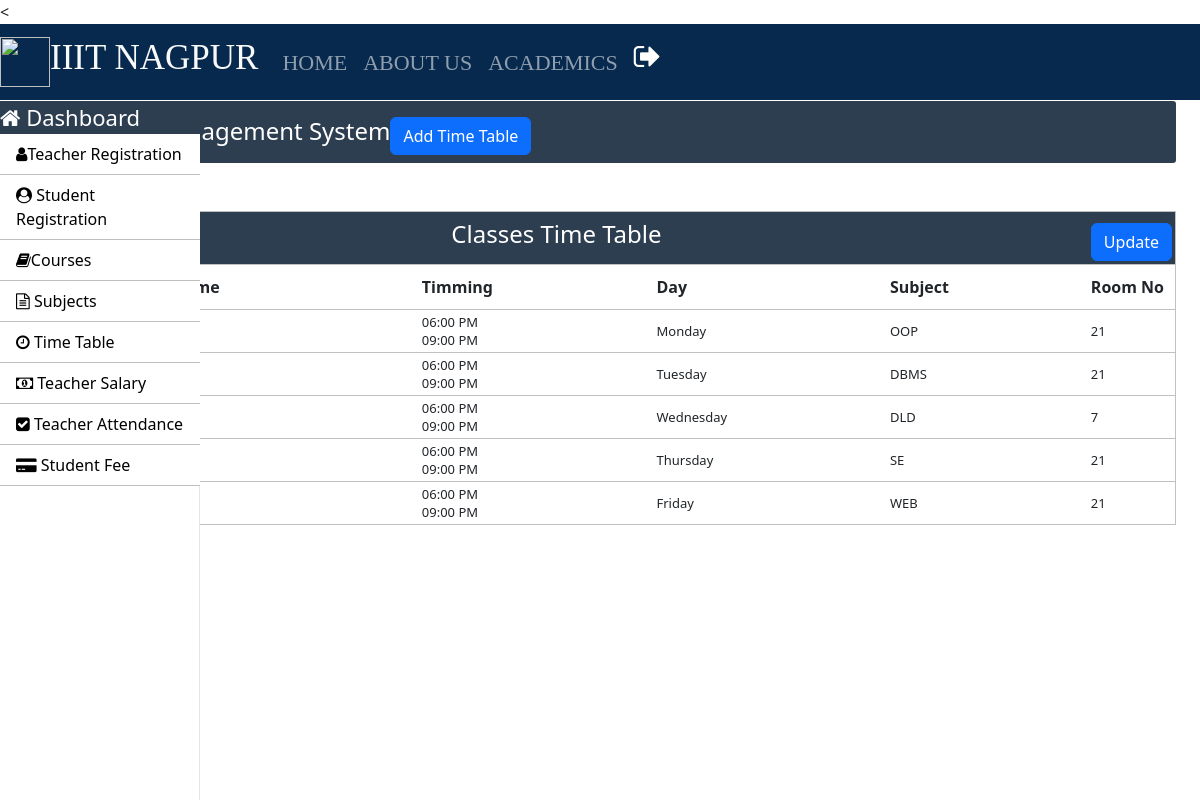
Screenshot of /time-table.php (signed in) with the database file from the repository.
### tables this page shows
CREATE TABLE `time_table` (
  `id` int(11) NOT NULL,
  `course_code` varchar(10) NOT NULL,
  `semester` int(11) NOT NULL,
  `timing_from` varchar(10) NOT NULL,
  `timing_to` varchar(10) NOT NULL,
  `day` varchar(20) NOT NULL,
  `subject_code` varchar(20) NOT NULL,
  `room_no` int(11) NOT NULL
);

CREATE TABLE `weekdays` (
  `day_id` int(11) NOT NULL,
  `day_name` varchar(15) NOT NULL
);

### time-table.php (the view, shortened to what this page needs)
<?php
		require_once "../connection/connection.php";
	?>
<!doctype html>
<html lang="en">
	<head>
	</head>
	<body>
		<?php include('../common/common-header.php') ?>
		<?php include('../common/admin-sidebar.php') ?>
		<main role="main" class="col-xl-10 col-lg-9 col-md-8 ml-sm-auto px-md-4 mb-2 w-100">
			<div class="sub-main">
				<div class="text-center d-flex flex-wrap flex-md-nowrap pt-3 pb-2 mb-3 text-white admin-dashboard pl-3">
					<div class="d-flex">
						<h4 class="mr-5">Time Table Management System </h4>
						<button type="button" class="btn btn-primary ml-5" data-toggle="modal" data-target=".bd-example-modal-lg">Add Time Table</button>
					</div>
				</div>
				<div class="row">
					<div class="col-md-12 ml-2">
						<section class=" mt-3">
							<div class="row">
								<div class="col-md-8"></div>
								<div class="col-md-3 ml-5 ">
									<div class="col-md-12 pt-3 ml-5">
									</div>
								</div>
							</div>
							<div class="row">
								<div class="col-md-12">
									<table class="w-100 table-elements table-three-tr" cellpadding="3">
										<tr class="table-tr-head table-three text-white">
											<td colspan="5" class="text-center text-white"><h4>Classes Time Table</h4></td>
											<td width="10" >
											<div class="row">
												<div class="col-md-12">
													<div class="col-md-1 mt-2"><button type="button" class="btn btn-primary" data-toggle="modal" data-target=".bd-example-modal-lg1">Update</button>
													</div>
												</div>
											</td>
										</tr>
										<tr class="table-tr-head">
											<th>I'd</th>
											<th>Class Name</th>
											<th>Timming</th>
											<th>Day</th>
											<th>Subject</th>
											<th>Room No</th>
										</tr>
										<?php
											$query="select id,course_code,TIME_FORMAT(timing_from,'%h:%i %p') as timing_from,TIME_FORMAT(timing_to,'%h:%i %p') as timing_to,semester,day_name,day_id,day,subject_code,room_no from time_table tt inner join weekdays wd on tt.day=wd.day_id";
											$run=mysqli_query($con,$query);
											while($row=mysqli_fetch_array($run)) {
												echo "<tr>";
												echo "<td>".$row["id"]."</td>";
												echo "<td>".$row["course_code"]." ".$row["semester"]."</td>";
												echo "<td>" .$row["timing_from"]."<br>".$row["timing_to"]."</td>";
												echo "<td>".$row["day_name"]."</td>";
												echo "<td>".$row["subject_code"]."</td>";
												echo "<td>".$row["room_no"]."</td>";
												echo "</tr>";
											}
										?>
									</table>
								</div>
							</div>
						</section>
					</div>
				</div>
			</div>
		</main>
	</body>
</html>

### style.css (style rules this page uses)
h4 { font-size: 22px; }
.admin-dashboard { margin-top: 1px !important; background: #2c3e50 !important; border-radius: 3px; }
.table-elements tr, td, th { font-size: 13px; border: 1px solid rgb(194, 193, 193); padding-left: 10px !important; }
.table-three { background: #2c3e50 !important; }
.table-tr-head { height: 45px !important; padding: 10px !important; margin-top: 5px !important; }
.table-font-for-transcript td, th { font-size: 16px !important; }

### rows the page displays
time_table: timing_from "06:00 PM", timing_to "09:00 PM", weekdays.day_name "Monday", subject_code "OOP", room_no "21"
time_table: timing_from "06:00 PM", timing_to "09:00 PM", weekdays.day_name "Tuesday", subject_code "DBMS", room_no "21"
time_table: timing_from "06:00 PM", timing_to "09:00 PM", weekdays.day_name "Wednesday", subject_code "DLD", room_no "7"
time_table: timing_from "06:00 PM", timing_to "09:00 PM", weekdays.day_name "Thursday", subject_code "SE", room_no "21"
time_table: timing_from "06:00 PM", timing_to "09:00 PM", weekdays.day_name "Friday", subject_code "WEB", room_no "21"
